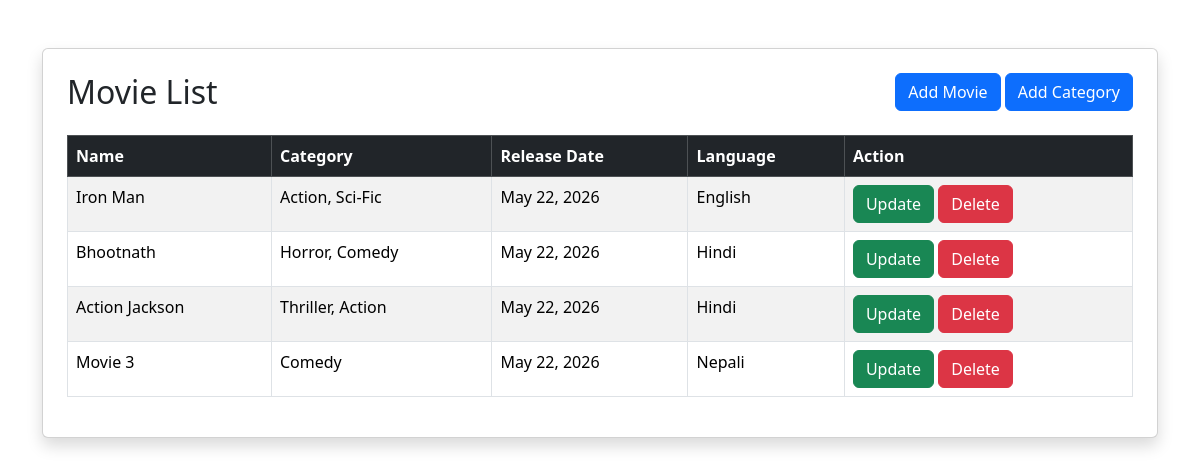
Before: /movie/movie_list/ with the older database file.
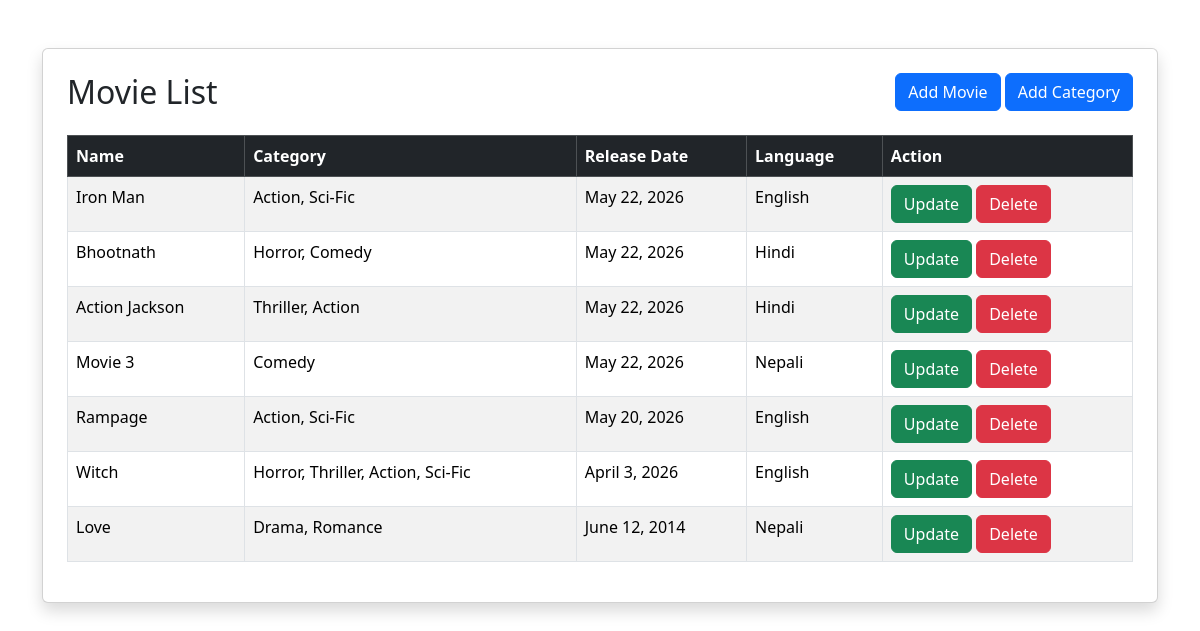
After: the same page with the newer database file.
### movie/models.py (models this page shows, shortened)
class Movie(models.Model):
    name = models.CharField(max_length=150)
    category = models.ManyToManyField(Category)
    release_date = models.DateField()
    language = models.CharField(max_length=10,null=True, blank=True)

class Category(models.Model):
    name = models.CharField(max_length=50)
    is_active = models.BooleanField(default=True)

### movie/views.py (the view)
# urls.py: path('movie_list/', movie_list, name='movie_list'),
def movie_list(request):
    movie = Movie.objects.all()
    context = {
        "movie": movie
    }
    return render(request, 'movie/index.html', context)

### movie/templates/movie/index.html (shortened to what this page needs)
<!DOCTYPE html>
<html lang="en">
<head>
    <link href="https://cdn.jsdelivr.net/npm/bootstrap@5.3.3/dist/css/bootstrap.min.css" rel="stylesheet">
</head>
<body>
<div class="container mt-5">
    <div class="card shadow p-4">
        <div class="d-flex justify-content-between mb-3">
            <h2>Movie List</h2>
            <div>
                <a href="{% url 'movie_create' %}" class="btn btn-primary">
                    Add Movie
                </a>
                <a href="{% url 'category_create' %}" class="btn btn-primary">
                    Add Category
                </a>
            </div>
        </div>
        <table class="table table-bordered table-striped">
            <thead class="table-dark">
                <tr>
                    <th>Name</th>
                    <th>Category</th>
                    <th>Release Date</th>
                    <th>Language</th>
                    <th>Action</th>
                </tr>
            </thead>
            <tbody>
                {% for m in movie %}
                <tr>
                    <td>{{ m.name }}</td>
                    <td>
                        {% for c in m.category.all %}
                            {{ c.name }}{% if not forloop.last %}, {% endif %}
                        {% endfor %}
                    </td>
                    <td>{{ m.release_date }}</td>
                    <td>{{ m.language }}</td>
                    <td>
                        <a href="{% url "movie_update" m.id %}" class="btn btn-success">
                            Update
                        </a>
                        <a href="{% url "movie_delete" m.id %}" class="btn btn-danger">
                            Delete
                        </a>
                    </td>
                </tr>
                {% empty %}
                <tr>
                    <td colspan="4" class="text-center">No movies found.</td>
                </tr>
                {% endfor %}
            </tbody>
        </table>
    </div>
</div>
</body>
</html>

Changed rows visible on the page:
added Movie: name "Rampage", release_date "May 20, 2026", language "English", Category (name "Action"), Category (name "Sci-Fic")
added Movie: name "Witch", release_date "April 3, 2026", language "English", Category (name "Horror"), Category (name "Thriller"), Category (name "Action"), Category (name "Sci-Fic")
added Movie: name "Love", release_date "June 12, 2014", language "Nepali"
added Category: name "Drama", shown under "Love"
added Category: name "Romance", shown under "Love"
